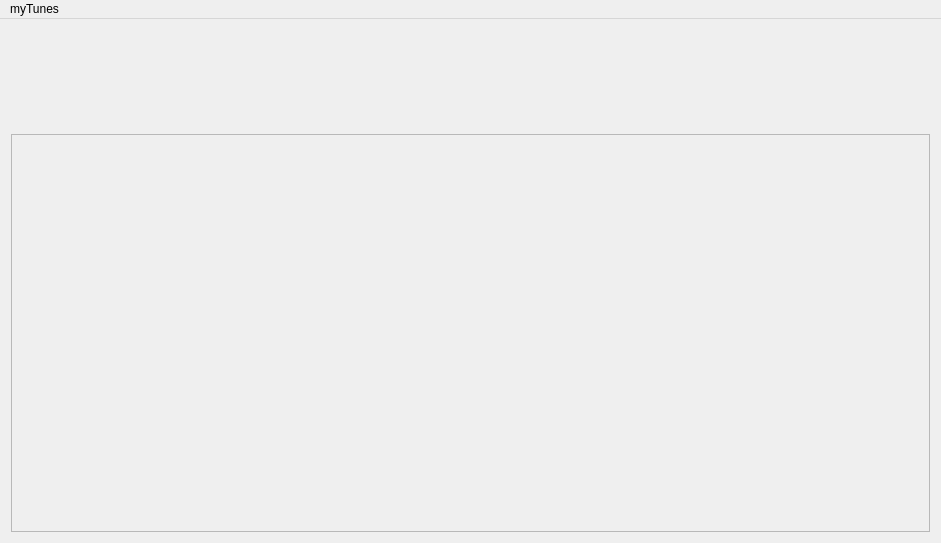
<?xml version="1.0" encoding="UTF-8"?>
<ui version="4.0">
 <class>mainWindow</class>
 <widget class="QMainWindow" name="mainWindow">
  <property name="geometry">
   <rect>
    <x>0</x>
    <y>0</y>
    <width>941</width>
    <height>543</height>
   </rect>
  </property>
  <property name="windowTitle">
   <string>mainWindow</string>
  </property>
  <widget class="QWidget" name="centralWidget">
   <layout class="QGridLayout" name="gridLayout">
    <item row="0" column="0">
     <spacer name="horizontalSpacer">
      <property name="orientation">
       <enum>Qt::Horizontal</enum>
      </property>
      <property name="sizeHint" stdset="0">
       <size>
        <width>23</width>
        <height>18</height>
       </size>
      </property>
     </spacer>
    </item>
    <item row="0" column="1">
     <widget class="playBar" name="control" native="true">
      <property name="minimumSize">
       <size>
        <width>741</width>
        <height>41</height>
       </size>
      </property>
     </widget>
    </item>
    <item row="1" column="1">
     <widget class="musicStatus" name="status" native="true">
      <property name="minimumSize">
       <size>
        <width>741</width>
        <height>51</height>
       </size>
      </property>
     </widget>
    </item>
    <item row="1" column="2">
     <spacer name="horizontalSpacer_2">
      <property name="orientation">
       <enum>Qt::Horizontal</enum>
      </property>
      <property name="sizeHint" stdset="0">
       <size>
        <width>31</width>
        <height>18</height>
       </size>
      </property>
     </spacer>
    </item>
    <item row="2" column="0" colspan="3">
     <widget class="QScrollArea" name="scrollArea">
      <property name="verticalScrollBarPolicy">
       <enum>Qt::ScrollBarAlwaysOff</enum>
      </property>
      <property name="widgetResizable">
       <bool>true</bool>
      </property>
      <widget class="QWidget" name="scrollAreaWidgetContents">
       <property name="geometry">
        <rect>
         <x>0</x>
         <y>0</y>
         <width>921</width>
         <height>398</height>
        </rect>
       </property>
      </widget>
     </widget>
    </item>
   </layout>
   <zorder>control</zorder>
   <zorder>status</zorder>
   <zorder>scrollArea</zorder>
   <zorder>horizontalSpacer</zorder>
   <zorder>horizontalSpacer_2</zorder>
  </widget>
  <widget class="QMenuBar" name="menuBar">
   <property name="geometry">
    <rect>
     <x>0</x>
     <y>0</y>
     <width>941</width>
     <height>21</height>
    </rect>
   </property>
   <widget class="QMenu" name="menuMyTunes">
    <property name="title">
     <string>myTunes</string>
    </property>
    <addaction name="actionAdd_music"/>
    <addaction name="actionChange_music_directory"/>
   </widget>
   <addaction name="menuMyTunes"/>
  </widget>
  <action name="actionMyMusic">
   <property name="text">
    <string>myMusic</string>
   </property>
  </action>
  <action name="actionAdd_music">
   <property name="text">
    <string>add music</string>
   </property>
  </action>
  <action name="actionChange_music_directory">
   <property name="text">
    <string>change music directory</string>
   </property>
  </action>
 </widget>
 <layoutdefault spacing="6" margin="11"/>
 <customwidgets>
  <customwidget>
   <class>playBar</class>
   <extends>QWidget</extends>
   <header>playbar.h</header>
   <container>1</container>
  </customwidget>
  <customwidget>
   <class>musicStatus</class>
   <extends>QWidget</extends>
   <header>musicstatus.h</header>
   <container>1</container>
  </customwidget>
 </customwidgets>
 <resources/>
 <connections/>
</ui>
